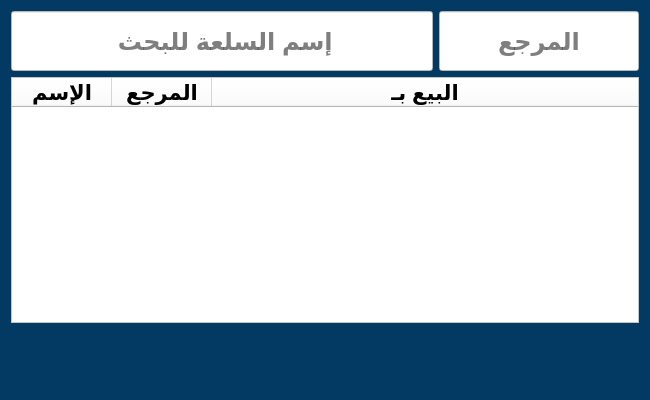
<?xml version="1.0" encoding="UTF-8"?>
<ui version="4.0">
 <class>Form</class>
 <widget class="QWidget" name="Form">
  <property name="geometry">
   <rect>
    <x>0</x>
    <y>0</y>
    <width>650</width>
    <height>400</height>
   </rect>
  </property>
  <property name="minimumSize">
   <size>
    <width>650</width>
    <height>400</height>
   </size>
  </property>
  <property name="maximumSize">
   <size>
    <width>650</width>
    <height>400</height>
   </size>
  </property>
  <property name="windowTitle">
   <string>Form</string>
  </property>
  <property name="styleSheet">
   <string notr="true">background-color:#033a63;</string>
  </property>
  <layout class="QGridLayout" name="gridLayout">
   <item row="0" column="0">
    <layout class="QHBoxLayout" name="horizontalLayout">
     <item>
      <widget class="QLineEdit" name="name">
       <property name="minimumSize">
        <size>
         <width>0</width>
         <height>60</height>
        </size>
       </property>
       <property name="maximumSize">
        <size>
         <width>16777215</width>
         <height>60</height>
        </size>
       </property>
       <property name="font">
        <font>
         <pointsize>18</pointsize>
         <bold>true</bold>
        </font>
       </property>
       <property name="styleSheet">
        <string notr="true">background-color:white;</string>
       </property>
       <property name="alignment">
        <set>Qt::AlignCenter</set>
       </property>
       <property name="placeholderText">
        <string>إسم السلعة للبحث </string>
       </property>
      </widget>
     </item>
     <item>
      <widget class="QLineEdit" name="ref">
       <property name="minimumSize">
        <size>
         <width>0</width>
         <height>60</height>
        </size>
       </property>
       <property name="maximumSize">
        <size>
         <width>200</width>
         <height>60</height>
        </size>
       </property>
       <property name="font">
        <font>
         <pointsize>18</pointsize>
         <bold>true</bold>
        </font>
       </property>
       <property name="styleSheet">
        <string notr="true">background-color:white;</string>
       </property>
       <property name="alignment">
        <set>Qt::AlignCenter</set>
       </property>
       <property name="placeholderText">
        <string>المرجع</string>
       </property>
      </widget>
     </item>
    </layout>
   </item>
   <item row="1" column="0">
    <layout class="QVBoxLayout" name="verticalLayout">
     <item>
      <widget class="QTableWidget" name="items_table">
       <property name="styleSheet">
        <string notr="true">background-color:white</string>
       </property>
       <attribute name="horizontalHeaderStretchLastSection">
        <bool>true</bool>
       </attribute>
       <column>
        <property name="text">
         <string>الإسم</string>
        </property>
        <property name="font">
         <font>
          <pointsize>16</pointsize>
          <bold>true</bold>
         </font>
        </property>
       </column>
       <column>
        <property name="text">
         <string>المرجع</string>
        </property>
        <property name="font">
         <font>
          <pointsize>16</pointsize>
          <bold>true</bold>
         </font>
        </property>
       </column>
       <column>
        <property name="text">
         <string>البيع بـ</string>
        </property>
        <property name="font">
         <font>
          <pointsize>16</pointsize>
          <bold>true</bold>
         </font>
        </property>
       </column>
      </widget>
     </item>
    </layout>
   </item>
   <item row="2" column="0">
    <layout class="QHBoxLayout" name="horizontalLayout_2">
     <item>
      <widget class="QPushButton" name="add_btn">
       <property name="minimumSize">
        <size>
         <width>0</width>
         <height>60</height>
        </size>
       </property>
       <property name="maximumSize">
        <size>
         <width>16777215</width>
         <height>60</height>
        </size>
       </property>
       <property name="cursor">
        <cursorShape>PointingHandCursor</cursorShape>
       </property>
       <property name="styleSheet">
        <string notr="true">QPushButton:hover{
	background-color:#3f5482;
	border: 1px solid #3f5482;
}</string>
       </property>
       <property name="text">
        <string/>
       </property>
       <property name="icon">
        <iconset>
         <normaloff>../icons/add_item.svg</normaloff>../icons/add_item.svg</iconset>
       </property>
       <property name="iconSize">
        <size>
         <width>50</width>
         <height>50</height>
        </size>
       </property>
       <property name="flat">
        <bool>true</bool>
       </property>
      </widget>
     </item>
     <item>
      <widget class="QPushButton" name="cancel_btn">
       <property name="minimumSize">
        <size>
         <width>0</width>
         <height>60</height>
        </size>
       </property>
       <property name="maximumSize">
        <size>
         <width>16777215</width>
         <height>60</height>
        </size>
       </property>
       <property name="cursor">
        <cursorShape>PointingHandCursor</cursorShape>
       </property>
       <property name="styleSheet">
        <string notr="true">QPushButton:hover{
	background-color:#3f5482;
	border: 1px solid #3f5482;
}</string>
       </property>
       <property name="text">
        <string/>
       </property>
       <property name="icon">
        <iconset>
         <normaloff>../icons/cancel.svg</normaloff>../icons/cancel.svg</iconset>
       </property>
       <property name="iconSize">
        <size>
         <width>50</width>
         <height>50</height>
        </size>
       </property>
       <property name="flat">
        <bool>true</bool>
       </property>
      </widget>
     </item>
    </layout>
   </item>
  </layout>
 </widget>
 <resources/>
 <connections/>
</ui>
